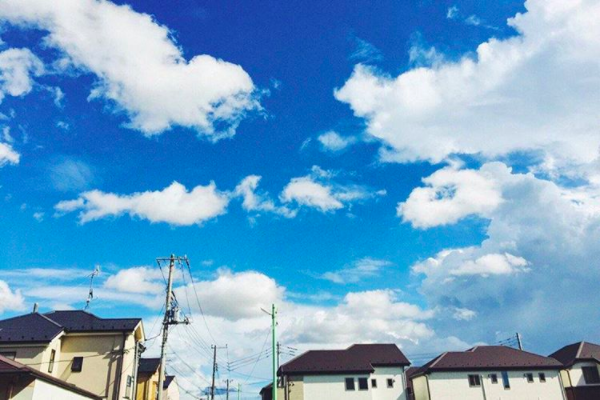
#> input picture blue.png, 600 x 400 px
$ python blurGaussian01.py
#> lines starting #> are read from the running program, lines starting #| are printed output that depends on the picture
#!/usr/bin/python
# -*- coding: utf-8 -*-
from matplotlib import pyplot as plt
import numpy as np
import cv2

img = cv2.imread('../blue.png')
#> img is the input picture: shape (400, 600, 3); mean B, G, R 201.1, 162.2, 109.7

img_blur01 = cv2.GaussianBlur(img,(11,11),0)
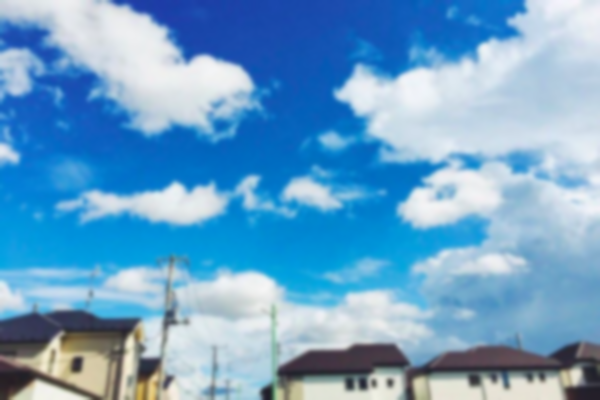
#> img_blur01: shape (400, 600, 3); mean B, G, R 201.1, 162.2, 109.7
img_blur02 = cv2.GaussianBlur(img,(41,41),0)
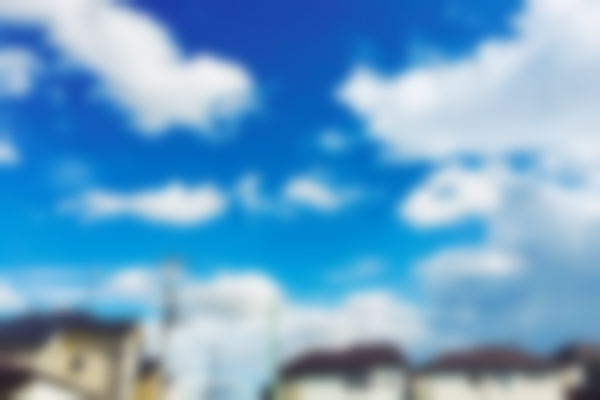
#> img_blur02: shape (400, 600, 3); mean B, G, R 201.1, 162.2, 109.7
img_blur03 = cv2.GaussianBlur(img,(61,61),0)
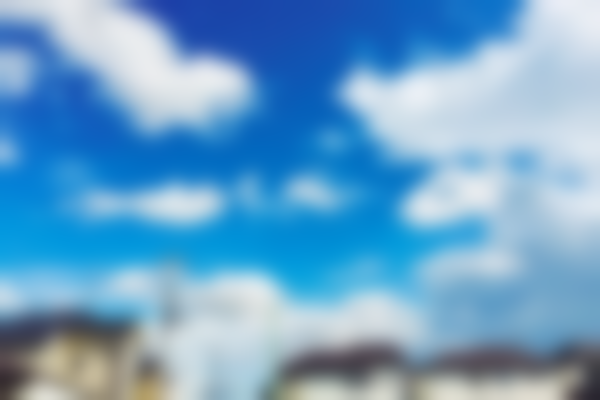
#> img_blur03: shape (400, 600, 3); mean B, G, R 201.1, 162.2, 109.7

plt.subplot(221),plt.imshow(img)
plt.subplot(222),plt.imshow(img_blur01)
plt.subplot(223),plt.imshow(img_blur02)
plt.subplot(224),plt.imshow(img_blur03)

plt.show()
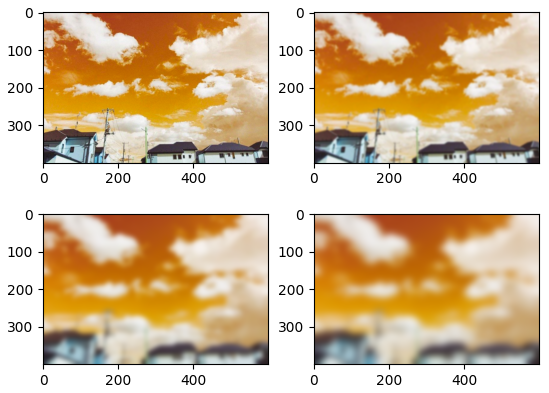
#> figure drawn by matplotlib, 4 panels; B, G, R data is drawn as R, G, B

$ run again, with sample.png copied over blue.png
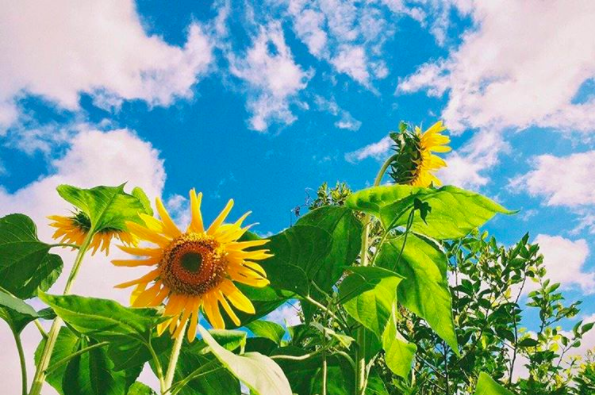
#> input picture sample.png, 595 x 395 px
#> img is the input picture: shape (395, 595, 3); mean B, G, R 140.8, 163.2, 121.7
#> `img_blur03 = cv2.GaussianBlur(img,(61,61),0)`:
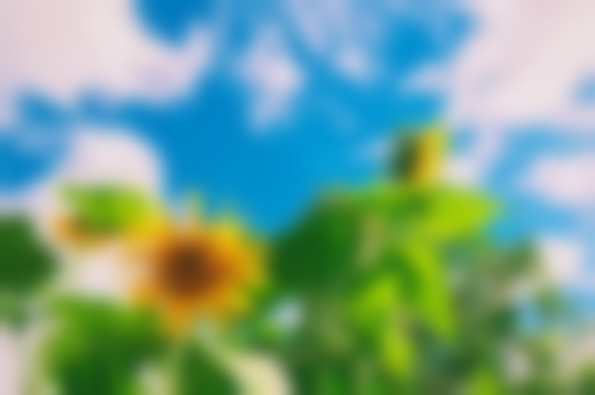
#> img_blur03: shape (395, 595, 3); mean B, G, R 140.8, 163.2, 121.7
#> `plt.show()`:
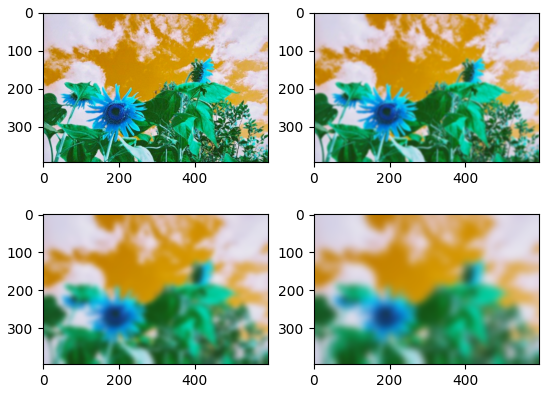
#> figure drawn by matplotlib, 4 panels; B, G, R data is drawn as R, G, B
